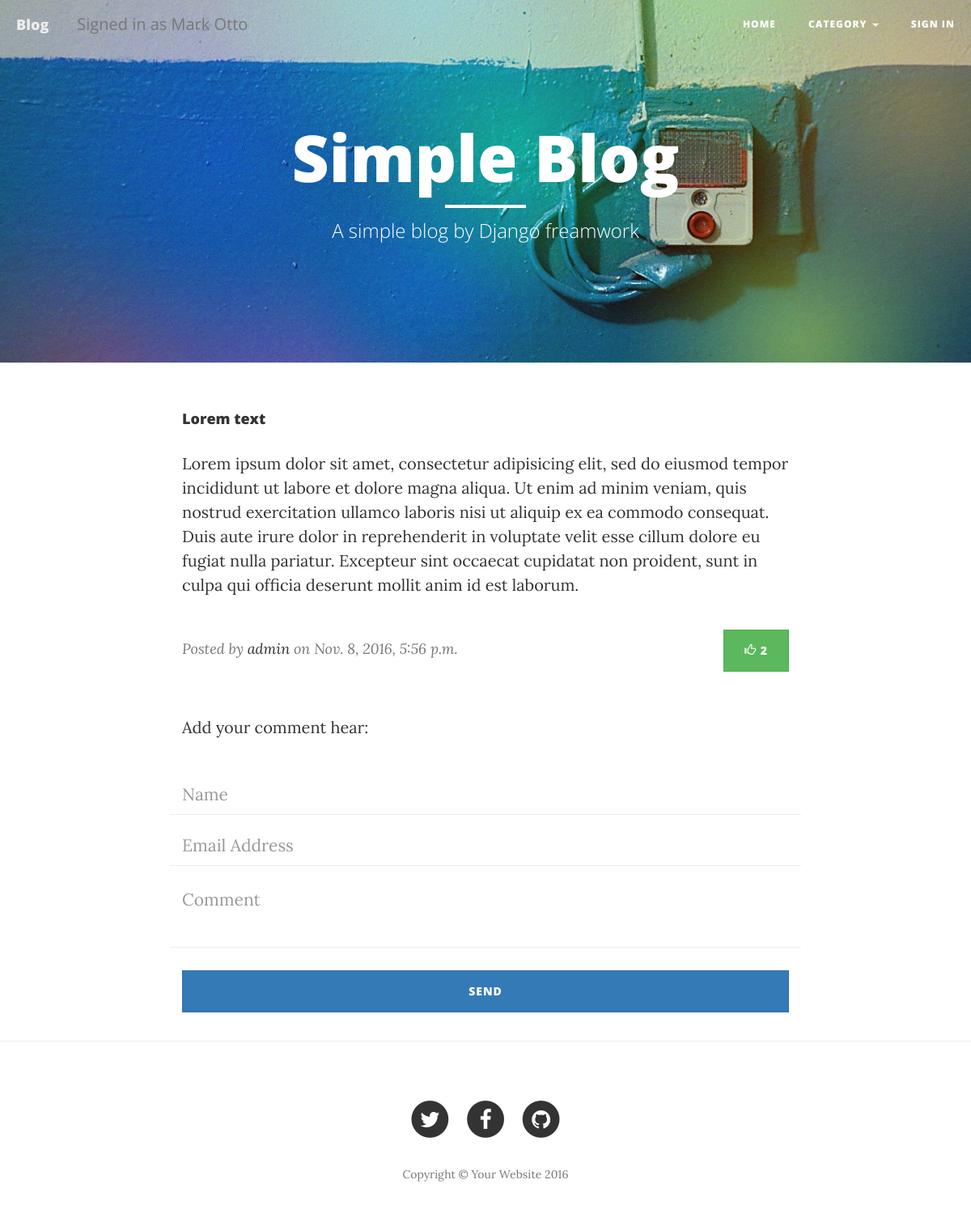
/post/1/, run on an earlier commit of the app's database.
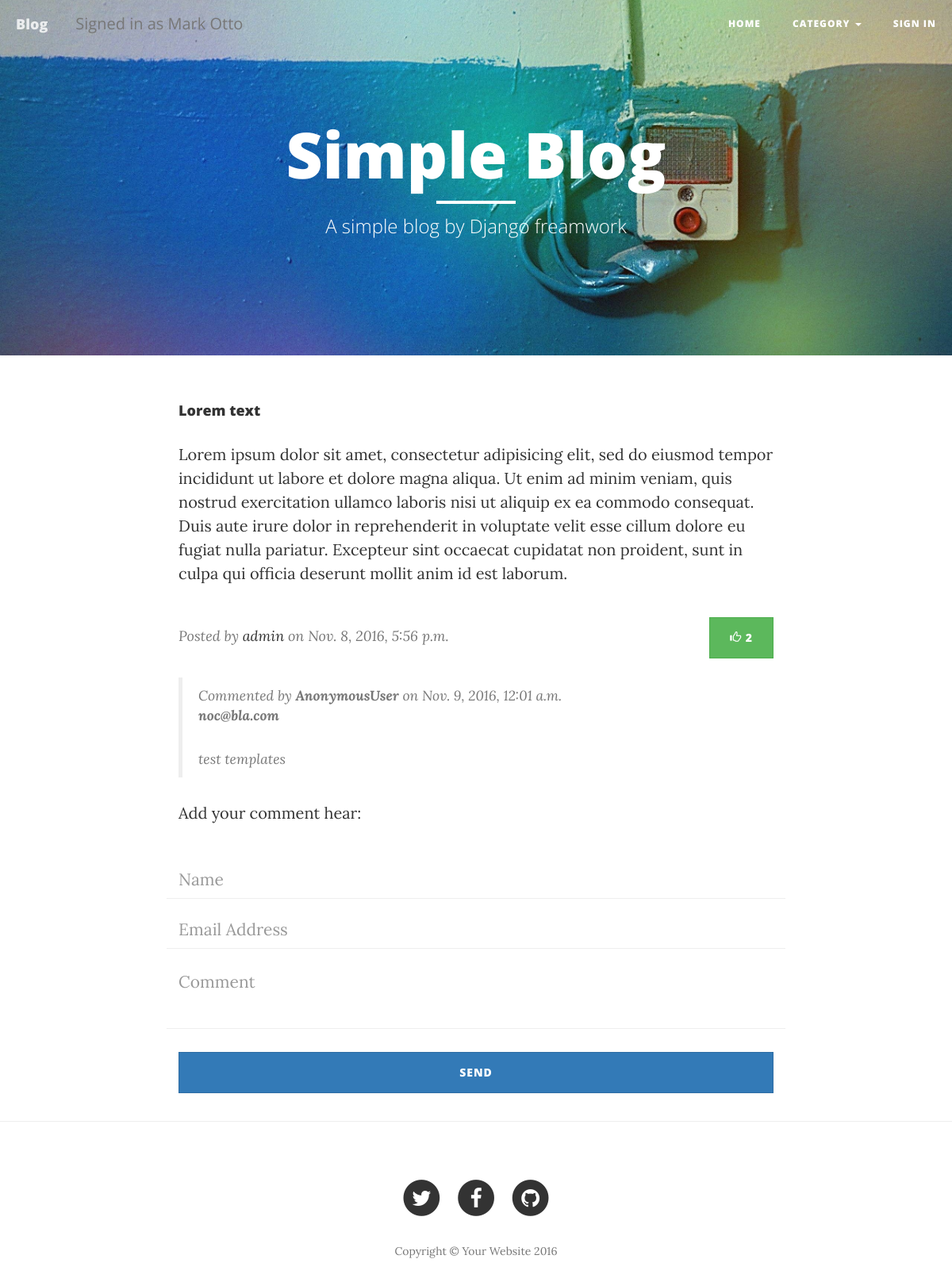
And on a later commit of the database.
### blog/models.py (models this page shows, shortened)
class Comment(models.Model):
	author = models.CharField(max_length=200)
	text = models.TextField()
	email = models.EmailField()
	post = models.ForeignKey(Post)
	created_date = models.DateTimeField(default=timezone.now)

### blog/views.py (the view)
# urls.py: url(r'^post/(?P<pk>[0-9]+)/$', views.post_detail, name='post_detail'),
def post_detail(request, pk):
	user = auth.get_user(request)
	post = get_object_or_404(Post, pk=pk)
	comments = Comment.objects.filter(post=pk).order_by('-created_date')
	if request.method == 'POST':
		form = CommentForm(request.POST)
		if form.is_valid():
			comment = form.save(commit=False)
			if user.is_authenticated():
				comment.author = user.username
				comment.email = user.email
			else:
				comment.author = 'anonymous'
			comment.post = post
			comment.save()
			return redirect('blog.views.post_detail', pk=pk)
	else:
		form = CommentForm()
	return render(request, 'post_detail.html', {'post': post,
												'comments': comments,
												'form': form,
												'categories':CATEGORIES,
												'username': user.username})

### blog/forms.py
class CommentForm(forms.ModelForm):
	class Meta:
		model = Comment
		fields = ['author', 'email', 'text']
		widgets = {
					'author': forms.TextInput(attrs={'class': 'form-control', 'placeholder': 'Name'}),
					'email': forms.EmailInput(attrs={'class': 'form-control', 'placeholder': 'Email Address'}),
					'text': forms.Textarea(attrs={'class': 'form-control', 'rows': 2, 'placeholder': 'Comment'}),
				}

### templates/post_detail.html (shortened to what this page needs)
{% extends 'base.html' %}
{% block content %}
	<div class="post-preview">
		<h4>
			{{ post.title }}
		</h4>
		<p>{{ post.text }}</p>
		{% if post.published_date %}
			<p class="post-meta"  style="float: left; margin-top: 20px">
				Posted by <a href="#">{{ post.author }}</a> on {{ post.published_date }}
			</p>
			<h4 style="float: right">
				<a class="btn btn-success" href="{% url 'add_like' pk=post.pk %}">
					<span class="glyphicon glyphicon-thumbs-up"></span> {{ post.likes }}
				</a>
			</h4><br><br><br>
			{% include "comments.html" %}
		{% endif %}
	</div>
{% endblock content %}

### templates/comments.html (shortened to what this page needs)
{% for comment in comments %}
	<blockquote>
		Commented by <b>{{ comment.author }}</b> on {{comment.created_date}}
		<br><b>{{ comment.email }}</b>
		<p>
			{{ comment.text }}
		</p>
	</blockquote>
{% endfor %}
<p>Add your comment hear:</p>
<form method="POST" class="comment-form">
	<div class="row control-group">
		<div class="form-group col-xs-12 floating-label-form-group controls">
			{{ form.author }}
		</div>
	</div>
	<div class="row control-group">
		<div class="form-group col-xs-12 floating-label-form-group controls">
			{{ form.email }}
		</div>
	</div>
	<div class="row control-group">
		<div class="form-group col-xs-12 floating-label-form-group controls">
			{{ form.text }}
		</div>
	</div><br>
	<div class="row">
		<div class="form-group col-xs-12">
			<button type="submit" class="btn btn-primary" style="width: 100%">Send</button>
		</div>
	</div>
</form>

What changed in the data, as far as the page shows it:
added Comment: author "AnonymousUser", created_date "Nov. 9, 2016, 12:01 a.m.", email "noc@bla.com", text "test templates"
